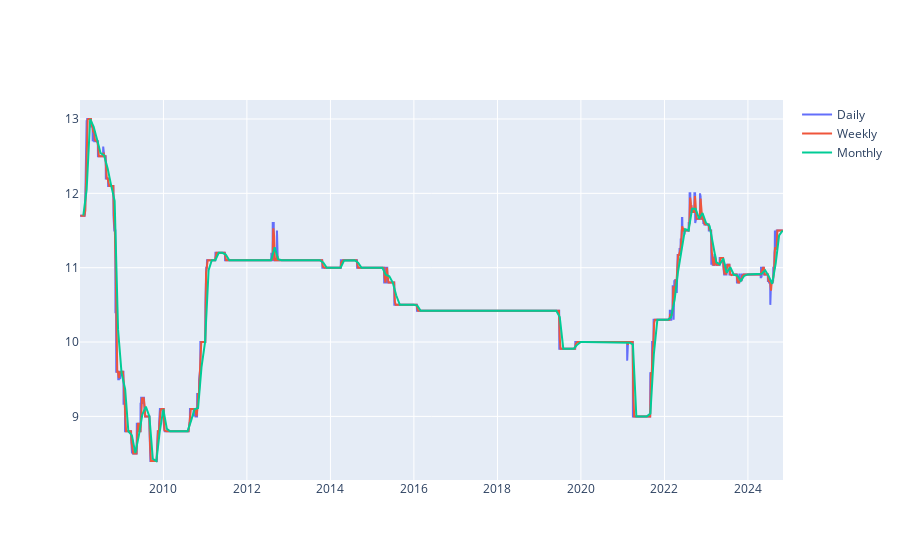

The notebook cell saved with this chart:
### Code cell
fig = go.Figure()
fig.add_trace(go.Scatter(x=ws_adj.index, y=ws_adj['oil_bol'], mode='lines', name='Daily'))
fig.add_trace(go.Scatter(x=WS_weekly.index, y=WS_weekly['oil_bol'], mode='lines', name='Weekly'))
fig.add_trace(go.Scatter(x=WS_monthly.index, y=WS_monthly['oil_bol'], mode='lines', name='Monthly'))

### Figure 1 — Plotly figure (JSON) as saved in the notebook; plotly's stock layout.template omitted (floating-point values rounded to 4 significant figures; data arrays with more than 128 entries replaced by an {"elided": "..."} marker saying what was removed)
{"data": [{"mode": "lines", "name": "Daily", "type": "scatter", "x": {"elided": "6148 str values"}, "y": {"elided": "6148 float values"}}, {"mode": "lines", "name": "Weekly", "type": "scatter", "x": {"elided": "879 str values"}, "y": {"elided": "879 float values"}}, {"mode": "lines", "name": "Monthly", "type": "scatter", "x": {"elided": "202 str values"}, "y": {"elided": "202 float values"}}], "layout": {}}
